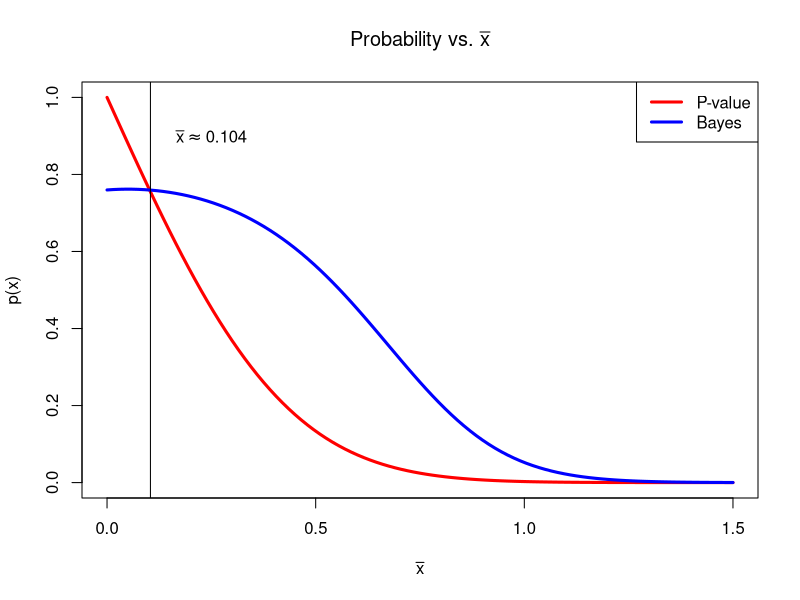
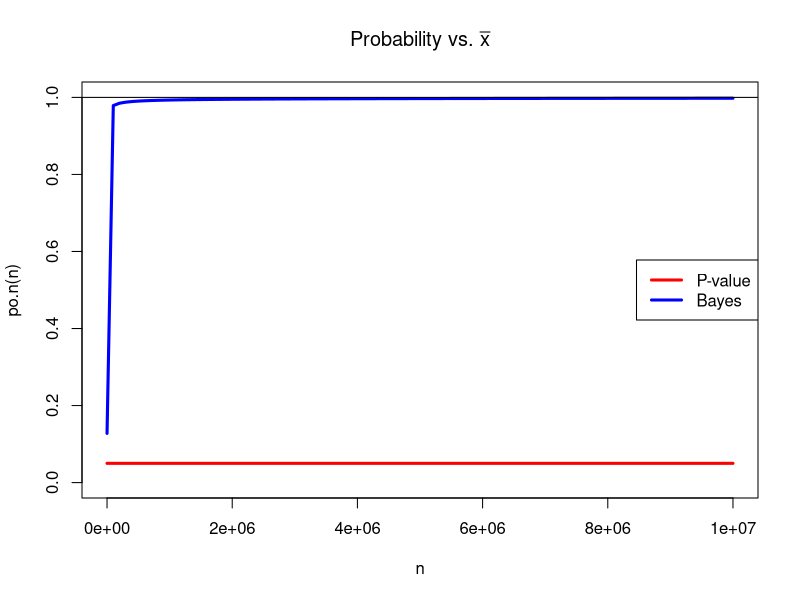

Source code (R) for these figures, in order:
#i)

p <- function(xbar,s=1,n=9) {
  2 * (1 - pnorm(abs(xbar)/(s/sqrt(n))))
} 

po <- function(x,n=9){

  m <- function(x){
    .5 * sqrt(n/(2*pi)) * exp(-n*x^2/2) +
    .5 * 1/sqrt(2*pi*(1/n+1)) * exp(-x/(2*(1/n+1)))
  }
 
  f <- function(x){
    sqrt(n/2/pi) * exp(-n*x^2/2)
  }

  f(x)/m(x)/2
}

po.n <- function(n) po(qnorm(.05/2)/sqrt(n),n)

plot.d1 <- function(){
  curve(p(x),from=0,to=1.5,xlab=expression(bar(x)),col="red",lwd=3) # pval
  curve(po(x),from=0,to=1.5,xlab=expression(bar(x)),col="blue",lwd=3,add=T) # post
  title(expression(paste("Probability vs. ",bar(x))))
  legend("topright",legend=c("P-value","Bayes"),col=c("red","blue"),lwd=3)
  abline(v=.104)
  text(.25,.9,expression(bar(x) %~~% .104))
}

plot.d2 <- function(N=10^7){
  curve(po.n(n),ylim=c(0,1),from=10^-10,to=N,col="blue",lwd=3,xname="n") #bayes
  lines(c(0,N),c(.05,.05),type='l',col='red',lwd=3) #pval
  title(expression(paste("Probability vs. ",bar(x))))
  legend("right",legend=c("P-value","Bayes"),col=c("red","blue"),lwd=3)
  abline(h=1)
}

pdf("d1.pdf")
  plot.d1()
dev.off()  
pdf("d2.pdf")
  plot.d2()
dev.off()  
